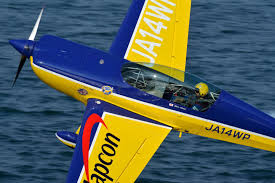
%> input picture Edge_detection/image.jpg, 275 x 183 px
$ octave harris.m   (GNU Octave 9; MATLAB toolbox functions it lacks are replaced by stand-ins)
%> lines starting %> are read from the running program, lines starting %| are printed output that depends on the picture
%> further down, image is the input picture: size 183x275x3 uint8; mean R, G, B 85, 96.1, 90.5
### Edge_detection/gaussian.m
%% Gaussian function
function [f] = gaussian(sigma, n, k)
%> called with sigma = 1.4, n = 5, k = 2
%%
% [x,y] = meshgrid(-n:n, -n:n);
% f = exp(-x.^2/(2*sigma^2)-y.^2/(2*sigma^2));
% surf(x,y,f)

%%
f=zeros(n,n);
for i=1:n
    for j=1:n
       f(i,j)=(-1/2*pi*sigma^2)*exp(((i-(k+1))^2 + (j-(k+1))^2)/(2*sigma^2));
    end
end
%surf(-n:n,-n:n,f)
end

### Edge_detection/operation.m
function [image1] = operation(image,filter)
%> called with filter = [-1 0 1; -2 0 2; -1 0 1]
%% Padding of the image array
[m,n]=size(filter);
m=(m-1)/2;
n=(n-1)/2;
if numel(size(image)) == 3
   input_image = rgb2gray(image);
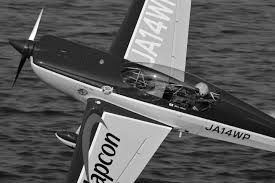
%> input_image: size 183x275 uint8; min 0, max 255, mean 92.1
else
   input_image = image;
end
image=padarray(input_image,[m,n]);
%> image: size 185x277 uint8
image=double(image);
%> image: size 185x277 double
[r,c]=size(image);
%> r = 185; c = 277
image1=zeros(r,c);

%% Correlation operation
for i=m+1:r-m-1
   for j=n+1:c-n-1
       image1(i,j)=sum(sum(filter.*image(i-m:i+m,j-n:j+n)));
   end
end

end

### Edge_detection/roundtheta.m
%% Roundtheta function

function [theta_new] = roundtheta(theta)

theta=abs(theta);
[m,n]=size(theta);
theta_new=zeros(m,n);

for i=1:m
   for j=1:n

       if (0 <= theta(i,j)) && (theta(i,j) <= 22.5)
           theta_new(i,j) = 0;
       elseif (157.5 <= theta(i,j)) && (theta(i,j) <= 180)
           theta_new(i,j) = 0;
       elseif (22.5 <= theta(i,j)) && (theta(i,j) <= 67.5)
           theta_new(i,j) = 45;
       elseif (67.5 <= theta(i,j)) && (theta(i,j) <= 112.5)
           theta_new(i,j) = 90;
       else
           theta_new(i,j) = 135;
       end

   end
end

end

### Edge_detection/harris.m
clear all;
close all;
image=imread('image.jpg');

%image = double(rgb2gray(image));

sobelx  = [-1,0,1;-2,0,2;-1,0,1];
sobely  = [1,2,1;0,0,0;-1,-2,-1];
filter  = gaussian(1.4, 5, 2);

% [5 lines of commented-out code are left out]
gx   = operation(image,sobelx);
gy   = operation(image,sobely);
Ix   = operation(gx,filter);
%> after the loop in operation (call 3), `for i=m+1:r-m-1`:
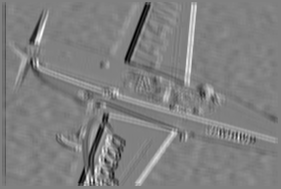
%> image1: size 189x281 double; min -74044, max 72622.2, mean -226.4; drawn with min black and max white
Iy   = operation(gy,filter);
%> after the loop in operation (call 4), `for i=m+1:r-m-1`:
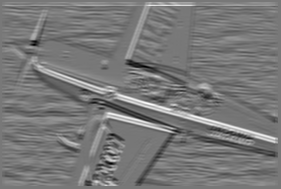
%> image1: size 189x281 double; min -74215.1, max 82975.7, mean 117.9; drawn with min black and max white
%[ans] = corn(Ix,Iy);


k=0.04;
thresh = 0.0000000001;
% Components
A = Ix.^2;
B = Ix.*Iy;
C = Iy.^2;

g = hypot(Ix,Iy);
theta= atan2d(Iy,Ix);
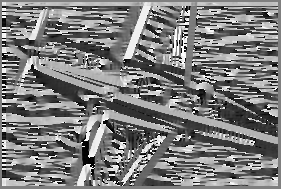
%> theta: size 189x281 double; min -180, max 180, mean -4.9; drawn with min black and max white
c = roundtheta(theta);
%> after the loop in roundtheta, `for i=1:m`:
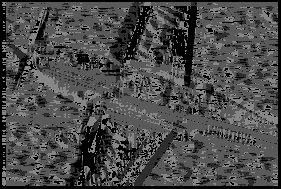
%> theta_new: size 189x281 double; min 0, max 135, mean 73.9

[m,n] = size(A);
%> m = 189; n = 281

outimage = zeros(m,n);

for i=1:m
    for j=1:n
        % Caculation of harris matrix
        h = [A(i,j),B(i,j);B(i,j),C(i,j)];
        l=eig(h);
%         mc = (det(h) - k*(trace(h)^2));
        lmin(i,j)=min(l);
        lmax=max(l);
         if lmin(i,j) > thresh
            outimage(i,j) = g(i,j) ;
         end
    end
end
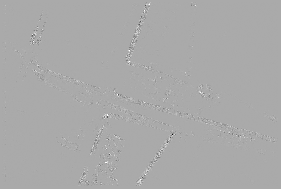
%> lmin: size 189x281 double; min -4.77e-07, max 2.38e-07, mean 1.47e-11; drawn with min black and max white
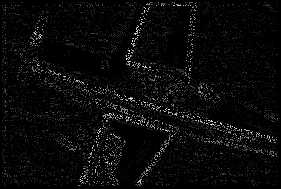
%> outimage: size 189x281 double; min 0, max 82152.4, mean 3042; drawn with min black and max white
%> (the run ends here)
